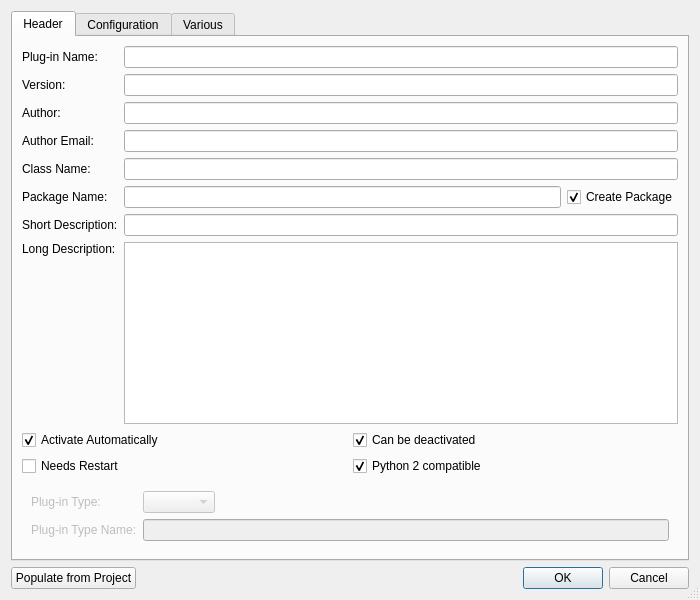
<?xml version="1.0" encoding="UTF-8"?>
<ui version="4.0">
 <class>PluginWizardDialog</class>
 <widget class="QDialog" name="PluginWizardDialog">
  <property name="geometry">
   <rect>
    <x>0</x>
    <y>0</y>
    <width>700</width>
    <height>600</height>
   </rect>
  </property>
  <property name="windowTitle">
   <string>eric Plug-in Wizard</string>
  </property>
  <property name="sizeGripEnabled">
   <bool>true</bool>
  </property>
  <layout class="QVBoxLayout" name="verticalLayout_5">
   <item>
    <widget class="QTabWidget" name="dataTabWidget">
     <property name="currentIndex">
      <number>0</number>
     </property>
     <widget class="QWidget" name="headerTab">
      <attribute name="title">
       <string>Header</string>
      </attribute>
      <layout class="QVBoxLayout" name="verticalLayout">
       <item>
        <layout class="QGridLayout" name="gridLayout">
         <item row="0" column="0">
          <widget class="QLabel" name="label">
           <property name="text">
            <string>Plug-in Name:</string>
           </property>
          </widget>
         </item>
         <item row="0" column="1" colspan="2">
          <widget class="QLineEdit" name="nameEdit">
           <property name="toolTip">
            <string>Enter the plug-in name</string>
           </property>
           <property name="maxLength">
            <number>55</number>
           </property>
          </widget>
         </item>
         <item row="1" column="0">
          <widget class="QLabel" name="label_2">
           <property name="text">
            <string>Version:</string>
           </property>
          </widget>
         </item>
         <item row="1" column="1" colspan="2">
          <widget class="QLineEdit" name="versionEdit">
           <property name="toolTip">
            <string>Enter the version number in the form 'major.minor[.patch[.sub]]'</string>
           </property>
           <property name="maxLength">
            <number>10</number>
           </property>
          </widget>
         </item>
         <item row="2" column="0">
          <widget class="QLabel" name="label_3">
           <property name="text">
            <string>Author:</string>
           </property>
          </widget>
         </item>
         <item row="2" column="1" colspan="2">
          <widget class="QLineEdit" name="authorEdit">
           <property name="toolTip">
            <string>Enter the author's name</string>
           </property>
           <property name="maxLength">
            <number>55</number>
           </property>
          </widget>
         </item>
         <item row="3" column="0">
          <widget class="QLabel" name="label_4">
           <property name="text">
            <string>Author Email:</string>
           </property>
          </widget>
         </item>
         <item row="3" column="1" colspan="2">
          <widget class="QLineEdit" name="authorEmailEdit">
           <property name="toolTip">
            <string>Enter the author's email address</string>
           </property>
           <property name="inputMask">
            <string notr="true"/>
           </property>
           <property name="maxLength">
            <number>55</number>
           </property>
          </widget>
         </item>
         <item row="4" column="0">
          <widget class="QLabel" name="label_5">
           <property name="text">
            <string>Class Name:</string>
           </property>
          </widget>
         </item>
         <item row="4" column="1" colspan="2">
          <widget class="QLineEdit" name="classNameEdit">
           <property name="toolTip">
            <string>Enter the name of the plug-in class</string>
           </property>
           <property name="maxLength">
            <number>55</number>
           </property>
          </widget>
         </item>
         <item row="5" column="0">
          <widget class="QLabel" name="label_6">
           <property name="text">
            <string>Package Name:</string>
           </property>
          </widget>
         </item>
         <item row="5" column="1">
          <widget class="QLineEdit" name="packageNameEdit">
           <property name="toolTip">
            <string>Enter the name of the plug-in package</string>
           </property>
           <property name="maxLength">
            <number>55</number>
           </property>
          </widget>
         </item>
         <item row="5" column="2">
          <widget class="QCheckBox" name="createPackageCheckBox">
           <property name="toolTip">
            <string>Select to create the entered package</string>
           </property>
           <property name="text">
            <string>Create Package</string>
           </property>
           <property name="checked">
            <bool>true</bool>
           </property>
          </widget>
         </item>
         <item row="6" column="0">
          <widget class="QLabel" name="label_7">
           <property name="text">
            <string>Short Description:</string>
           </property>
          </widget>
         </item>
         <item row="6" column="1" colspan="2">
          <widget class="QLineEdit" name="shortDescriptionEdit">
           <property name="toolTip">
            <string>Enter the short description</string>
           </property>
           <property name="maxLength">
            <number>55</number>
           </property>
          </widget>
         </item>
         <item row="7" column="0">
          <widget class="QLabel" name="label_8">
           <property name="text">
            <string>Long Description:</string>
           </property>
           <property name="alignment">
            <set>Qt::AlignLeading|Qt::AlignLeft|Qt::AlignTop</set>
           </property>
          </widget>
         </item>
         <item row="7" column="1" colspan="2">
          <widget class="QPlainTextEdit" name="longDescriptionEdit">
           <property name="toolTip">
            <string>Enter the long description</string>
           </property>
           <property name="tabChangesFocus">
            <bool>true</bool>
           </property>
          </widget>
         </item>
        </layout>
       </item>
       <item>
        <layout class="QGridLayout" name="gridLayout_2">
         <item row="0" column="0">
          <widget class="QCheckBox" name="autoActivateCheckBox">
           <property name="toolTip">
            <string>Select to activate the plug-in automatically</string>
           </property>
           <property name="text">
            <string>Activate Automatically</string>
           </property>
           <property name="checked">
            <bool>true</bool>
           </property>
          </widget>
         </item>
         <item row="0" column="1">
          <widget class="QCheckBox" name="deactivateableCheckBox">
           <property name="toolTip">
            <string>Select to allow the plug-in to be deactivated</string>
           </property>
           <property name="text">
            <string>Can be deactivated</string>
           </property>
           <property name="checked">
            <bool>true</bool>
           </property>
          </widget>
         </item>
         <item row="1" column="0">
          <widget class="QCheckBox" name="restartCheckBox">
           <property name="toolTip">
            <string>Select to indicate a restart is needed when updated</string>
           </property>
           <property name="text">
            <string>Needs Restart</string>
           </property>
          </widget>
         </item>
         <item row="1" column="1">
          <widget class="QCheckBox" name="python2CheckBox">
           <property name="toolTip">
            <string>Select to indicate Python 2 compatibility</string>
           </property>
           <property name="text">
            <string>Python 2 compatible</string>
           </property>
           <property name="checked">
            <bool>true</bool>
           </property>
          </widget>
         </item>
        </layout>
       </item>
       <item>
        <widget class="QFrame" name="ondemandFrame">
         <property name="enabled">
          <bool>false</bool>
         </property>
         <property name="frameShape">
          <enum>QFrame::NoFrame</enum>
         </property>
         <property name="frameShadow">
          <enum>QFrame::Raised</enum>
         </property>
         <layout class="QGridLayout" name="gridLayout_4">
          <item row="0" column="0">
           <widget class="QLabel" name="label_10">
            <property name="text">
             <string>Plug-in Type:</string>
            </property>
           </widget>
          </item>
          <item row="0" column="1">
           <widget class="QComboBox" name="pluginTypeCombo">
            <property name="toolTip">
             <string>Select the plug-in type</string>
            </property>
           </widget>
          </item>
          <item row="0" column="2">
           <spacer name="horizontalSpacer_2">
            <property name="orientation">
             <enum>Qt::Horizontal</enum>
            </property>
            <property name="sizeHint" stdset="0">
             <size>
              <width>406</width>
              <height>20</height>
             </size>
            </property>
           </spacer>
          </item>
          <item row="1" column="0">
           <widget class="QLabel" name="label_11">
            <property name="text">
             <string>Plug-in Type Name:</string>
            </property>
           </widget>
          </item>
          <item row="1" column="1" colspan="2">
           <widget class="QLineEdit" name="pluginTypeNameEdit">
            <property name="toolTip">
             <string>Enter the plug-in type name</string>
            </property>
            <property name="maxLength">
             <number>55</number>
            </property>
           </widget>
          </item>
         </layout>
        </widget>
       </item>
      </layout>
     </widget>
     <widget class="QWidget" name="configTab">
      <attribute name="title">
       <string>Configuration</string>
      </attribute>
      <layout class="QVBoxLayout" name="verticalLayout_3">
       <item>
        <widget class="QGroupBox" name="configurationGroup">
         <property name="toolTip">
          <string>Select to indicate that the plug-in has configurable data</string>
         </property>
         <property name="title">
          <string>Is configurable</string>
         </property>
         <property name="checkable">
          <bool>true</bool>
         </property>
         <property name="checked">
          <bool>false</bool>
         </property>
         <layout class="QGridLayout" name="gridLayout_3">
          <item row="0" column="0">
           <widget class="QLabel" name="label_9">
            <property name="text">
             <string>Preferences Key:</string>
            </property>
           </widget>
          </item>
          <item row="0" column="1">
           <widget class="QLineEdit" name="preferencesKeyEdit">
            <property name="toolTip">
             <string>Enter the preferences key</string>
            </property>
            <property name="maxLength">
             <number>55</number>
            </property>
           </widget>
          </item>
          <item row="1" column="1">
           <spacer name="verticalSpacer">
            <property name="orientation">
             <enum>Qt::Vertical</enum>
            </property>
            <property name="sizeHint" stdset="0">
             <size>
              <width>20</width>
              <height>416</height>
             </size>
            </property>
           </spacer>
          </item>
         </layout>
        </widget>
       </item>
      </layout>
     </widget>
     <widget class="QWidget" name="variousTab">
      <attribute name="title">
       <string>Various</string>
      </attribute>
      <layout class="QVBoxLayout" name="verticalLayout_4">
       <item>
        <widget class="QCheckBox" name="pixmapCheckBox">
         <property name="toolTip">
          <string>Select to create a 'previewPix()' function skeleton</string>
         </property>
         <property name="text">
          <string>Include 'previewPix()' function</string>
         </property>
        </widget>
       </item>
       <item>
        <widget class="QCheckBox" name="moduleSetupCheckBox">
         <property name="toolTip">
          <string>Select to create a 'moduleSetup()' function skeleton</string>
         </property>
         <property name="text">
          <string>Include 'moduleSetup()' function</string>
         </property>
        </widget>
       </item>
       <item>
        <widget class="QGroupBox" name="exeGroup">
         <property name="title">
          <string>Include an 'exeDisplayData' function</string>
         </property>
         <property name="checkable">
          <bool>true</bool>
         </property>
         <property name="checked">
          <bool>false</bool>
         </property>
         <layout class="QVBoxLayout" name="verticalLayout_2">
          <item>
           <widget class="QRadioButton" name="exeRadioButton">
            <property name="toolTip">
             <string>Select to create an 'exeDisplayData()' function skeleton</string>
            </property>
            <property name="text">
             <string>'exeDisplayData()' function returning program data to determine version information</string>
            </property>
            <property name="checked">
             <bool>true</bool>
            </property>
           </widget>
          </item>
          <item>
           <widget class="QRadioButton" name="exeInfoRadioButton">
            <property name="toolTip">
             <string>Select to create an 'exeDisplayData()' function skeleton returning version info</string>
            </property>
            <property name="text">
             <string>'exeDisplayData()' function returning version information</string>
            </property>
           </widget>
          </item>
          <item>
           <widget class="QRadioButton" name="exeListRadioButton">
            <property name="toolTip">
             <string>Select to create an 'exeDisplayDataList()' function skeleton</string>
            </property>
            <property name="text">
             <string>'exeDisplayDataList()' function</string>
            </property>
           </widget>
          </item>
         </layout>
        </widget>
       </item>
       <item>
        <widget class="QCheckBox" name="apiFilesCheckBox">
         <property name="toolTip">
          <string>Select to create an 'apiFiles()' function skeleton</string>
         </property>
         <property name="text">
          <string>Include 'apiFiles()' function</string>
         </property>
        </widget>
       </item>
       <item>
        <spacer name="verticalSpacer_2">
         <property name="orientation">
          <enum>Qt::Vertical</enum>
         </property>
         <property name="sizeHint" stdset="0">
          <size>
           <width>20</width>
           <height>377</height>
          </size>
         </property>
        </spacer>
       </item>
      </layout>
     </widget>
    </widget>
   </item>
   <item>
    <layout class="QHBoxLayout" name="horizontalLayout">
     <item>
      <widget class="QPushButton" name="projectButton">
       <property name="toolTip">
        <string>Press to populate entry fields from project data</string>
       </property>
       <property name="text">
        <string>Populate from Project</string>
       </property>
      </widget>
     </item>
     <item>
      <spacer name="horizontalSpacer">
       <property name="orientation">
        <enum>Qt::Horizontal</enum>
       </property>
       <property name="sizeHint" stdset="0">
        <size>
         <width>40</width>
         <height>20</height>
        </size>
       </property>
      </spacer>
     </item>
     <item>
      <widget class="QDialogButtonBox" name="buttonBox">
       <property name="orientation">
        <enum>Qt::Horizontal</enum>
       </property>
       <property name="standardButtons">
        <set>QDialogButtonBox::Cancel|QDialogButtonBox::Ok</set>
       </property>
      </widget>
     </item>
    </layout>
   </item>
  </layout>
 </widget>
 <tabstops>
  <tabstop>projectButton</tabstop>
  <tabstop>dataTabWidget</tabstop>
  <tabstop>nameEdit</tabstop>
  <tabstop>versionEdit</tabstop>
  <tabstop>authorEdit</tabstop>
  <tabstop>authorEmailEdit</tabstop>
  <tabstop>classNameEdit</tabstop>
  <tabstop>packageNameEdit</tabstop>
  <tabstop>createPackageCheckBox</tabstop>
  <tabstop>shortDescriptionEdit</tabstop>
  <tabstop>longDescriptionEdit</tabstop>
  <tabstop>autoActivateCheckBox</tabstop>
  <tabstop>deactivateableCheckBox</tabstop>
  <tabstop>restartCheckBox</tabstop>
  <tabstop>python2CheckBox</tabstop>
  <tabstop>pluginTypeCombo</tabstop>
  <tabstop>pluginTypeNameEdit</tabstop>
  <tabstop>configurationGroup</tabstop>
  <tabstop>preferencesKeyEdit</tabstop>
  <tabstop>pixmapCheckBox</tabstop>
  <tabstop>moduleSetupCheckBox</tabstop>
  <tabstop>exeGroup</tabstop>
  <tabstop>exeRadioButton</tabstop>
  <tabstop>exeInfoRadioButton</tabstop>
  <tabstop>exeListRadioButton</tabstop>
  <tabstop>apiFilesCheckBox</tabstop>
 </tabstops>
 <resources/>
 <connections>
  <connection>
   <sender>buttonBox</sender>
   <signal>accepted()</signal>
   <receiver>PluginWizardDialog</receiver>
   <slot>accept()</slot>
   <hints>
    <hint type="sourcelabel">
     <x>649</x>
     <y>578</y>
    </hint>
    <hint type="destinationlabel">
     <x>157</x>
     <y>274</y>
    </hint>
   </hints>
  </connection>
  <connection>
   <sender>buttonBox</sender>
   <signal>rejected()</signal>
   <receiver>PluginWizardDialog</receiver>
   <slot>reject()</slot>
   <hints>
    <hint type="sourcelabel">
     <x>688</x>
     <y>584</y>
    </hint>
    <hint type="destinationlabel">
     <x>286</x>
     <y>274</y>
    </hint>
   </hints>
  </connection>
  <connection>
   <sender>autoActivateCheckBox</sender>
   <signal>toggled(bool)</signal>
   <receiver>ondemandFrame</receiver>
   <slot>setDisabled(bool)</slot>
   <hints>
    <hint type="sourcelabel">
     <x>108</x>
     <y>422</y>
    </hint>
    <hint type="destinationlabel">
     <x>126</x>
     <y>470</y>
    </hint>
   </hints>
  </connection>
 </connections>
</ui>
